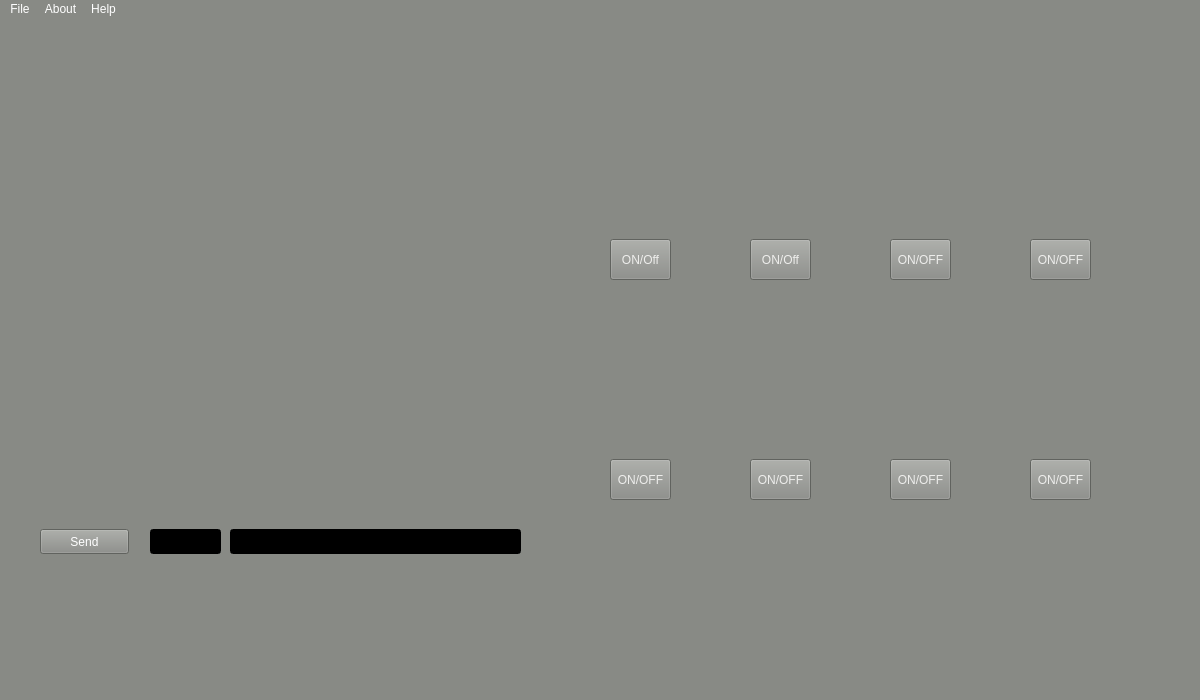
<?xml version="1.0" encoding="UTF-8"?>
<ui version="4.0">
 <class>MainWindow</class>
 <widget class="QMainWindow" name="MainWindow">
  <property name="geometry">
   <rect>
    <x>0</x>
    <y>0</y>
    <width>1200</width>
    <height>700</height>
   </rect>
  </property>
  <property name="windowTitle">
   <string>Virtual IC</string>
  </property>
  <property name="autoFillBackground">
   <bool>false</bool>
  </property>
  <property name="styleSheet">
   <string notr="true">background-image: url(:/images_root/vic_ui_3.png);
background-color: rgb(136, 138, 133);
selection-background-color: rgb(85, 87, 83);
color: rgb(255, 255, 255);</string>
  </property>
  <widget class="QWidget" name="centralWidget">
   <widget class="QGraphicsView" name="graphicsView">
    <property name="geometry">
     <rect>
      <x>0</x>
      <y>0</y>
      <width>1200</width>
      <height>700</height>
     </rect>
    </property>
    <property name="statusTip">
     <string/>
    </property>
    <property name="styleSheet">
     <string notr="true">background-color:transparent;</string>
    </property>
    <property name="frameShape">
     <enum>QFrame::NoFrame</enum>
    </property>
   </widget>
   <widget class="QPushButton" name="On_Off_One">
    <property name="geometry">
     <rect>
      <x>610</x>
      <y>220</y>
      <width>61</width>
      <height>41</height>
     </rect>
    </property>
    <property name="styleSheet">
     <string notr="true">color: rgb(238, 238, 236);</string>
    </property>
    <property name="text">
     <string>ON/Off</string>
    </property>
   </widget>
   <widget class="QPushButton" name="On_Off_Two">
    <property name="geometry">
     <rect>
      <x>750</x>
      <y>220</y>
      <width>61</width>
      <height>41</height>
     </rect>
    </property>
    <property name="styleSheet">
     <string notr="true">color: rgb(238, 238, 236);</string>
    </property>
    <property name="text">
     <string>ON/Off</string>
    </property>
   </widget>
   <widget class="QPushButton" name="On_Off_Three">
    <property name="geometry">
     <rect>
      <x>890</x>
      <y>220</y>
      <width>61</width>
      <height>41</height>
     </rect>
    </property>
    <property name="styleSheet">
     <string notr="true">color: rgb(238, 238, 236);</string>
    </property>
    <property name="text">
     <string>ON/OFF</string>
    </property>
   </widget>
   <widget class="QPushButton" name="On_Off_Four">
    <property name="geometry">
     <rect>
      <x>1030</x>
      <y>220</y>
      <width>61</width>
      <height>41</height>
     </rect>
    </property>
    <property name="styleSheet">
     <string notr="true">color: rgb(238, 238, 236);</string>
    </property>
    <property name="text">
     <string>ON/OFF</string>
    </property>
   </widget>
   <widget class="QPushButton" name="On_Off_Five">
    <property name="geometry">
     <rect>
      <x>610</x>
      <y>440</y>
      <width>61</width>
      <height>41</height>
     </rect>
    </property>
    <property name="styleSheet">
     <string notr="true">color: rgb(238, 238, 236);</string>
    </property>
    <property name="text">
     <string>ON/OFF</string>
    </property>
   </widget>
   <widget class="QPushButton" name="On_Off_Six">
    <property name="geometry">
     <rect>
      <x>750</x>
      <y>440</y>
      <width>61</width>
      <height>41</height>
     </rect>
    </property>
    <property name="styleSheet">
     <string notr="true">color: rgb(238, 238, 236);</string>
    </property>
    <property name="text">
     <string>ON/OFF</string>
    </property>
   </widget>
   <widget class="QPushButton" name="On_Off_Seven">
    <property name="geometry">
     <rect>
      <x>890</x>
      <y>440</y>
      <width>61</width>
      <height>41</height>
     </rect>
    </property>
    <property name="styleSheet">
     <string notr="true">color: rgb(238, 238, 236);</string>
    </property>
    <property name="text">
     <string>ON/OFF</string>
    </property>
   </widget>
   <widget class="QPushButton" name="On_Off_Seven_2">
    <property name="geometry">
     <rect>
      <x>1030</x>
      <y>440</y>
      <width>61</width>
      <height>41</height>
     </rect>
    </property>
    <property name="styleSheet">
     <string notr="true">color: rgb(238, 238, 236);</string>
    </property>
    <property name="text">
     <string>ON/OFF</string>
    </property>
   </widget>
   <widget class="QLineEdit" name="lineEdit">
    <property name="geometry">
     <rect>
      <x>230</x>
      <y>510</y>
      <width>291</width>
      <height>25</height>
     </rect>
    </property>
    <property name="toolTip">
     <string>CAN Frame Data</string>
    </property>
    <property name="styleSheet">
     <string notr="true">background-color: rgb(0, 0, 0);
selection-background-color: rgb(85, 87, 83);
color: rgb(255, 255, 255);
border-color: rgb(0, 0, 0);</string>
    </property>
   </widget>
   <widget class="QPushButton" name="send_Button">
    <property name="geometry">
     <rect>
      <x>40</x>
      <y>510</y>
      <width>89</width>
      <height>25</height>
     </rect>
    </property>
    <property name="styleSheet">
     <string notr="true">color: rgb(255, 255, 255);</string>
    </property>
    <property name="text">
     <string>Send</string>
    </property>
   </widget>
   <widget class="QLineEdit" name="lineEdit_2">
    <property name="geometry">
     <rect>
      <x>150</x>
      <y>510</y>
      <width>71</width>
      <height>25</height>
     </rect>
    </property>
    <property name="toolTip">
     <string>Arbitration ID</string>
    </property>
    <property name="statusTip">
     <string/>
    </property>
    <property name="accessibleDescription">
     <string/>
    </property>
    <property name="styleSheet">
     <string notr="true">background-color: rgb(0, 0, 0);
selection-background-color: rgb(85, 87, 83);
color: rgb(255, 255, 255);
border-color: rgb(0, 0, 0);</string>
    </property>
    <property name="placeholderText">
     <string/>
    </property>
   </widget>
  </widget>
  <widget class="QMenuBar" name="menuBar">
   <property name="geometry">
    <rect>
     <x>0</x>
     <y>0</y>
     <width>1200</width>
     <height>22</height>
    </rect>
   </property>
   <widget class="QMenu" name="menuAbout">
    <property name="title">
     <string>File</string>
    </property>
    <addaction name="actionTerminal"/>
    <addaction name="actionExit"/>
   </widget>
   <widget class="QMenu" name="menuAbout_2">
    <property name="title">
     <string>About</string>
    </property>
    <addaction name="actionVirtual_IC"/>
   </widget>
   <widget class="QMenu" name="menuHelp">
    <property name="title">
     <string>Help</string>
    </property>
    <addaction name="actionVersion"/>
   </widget>
   <addaction name="menuAbout"/>
   <addaction name="menuAbout_2"/>
   <addaction name="menuHelp"/>
  </widget>
  <action name="actionVirtual_IC">
   <property name="text">
    <string>Virtual IC</string>
   </property>
  </action>
  <action name="actionExit">
   <property name="text">
    <string>Exit</string>
   </property>
  </action>
  <action name="actionVersion">
   <property name="text">
    <string>Version</string>
   </property>
  </action>
  <action name="actionTerminal">
   <property name="text">
    <string>Terminal</string>
   </property>
  </action>
 </widget>
 <layoutdefault spacing="6" margin="11"/>
 <resources/>
 <connections/>
</ui>
